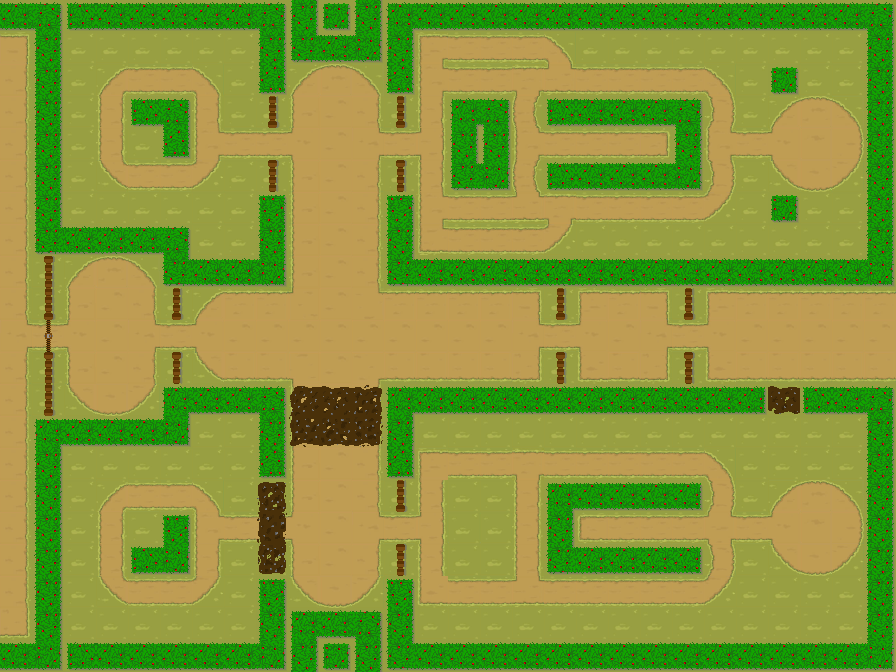

This game map was drawn from its Tiled (.tmx) file and the tilesets committed beside it. A one-line description and the trimmed map source follow:
An orthogonal 28x21 tile map with 32x32 px tiles, 3 tile layers (ground, walls, mud) and 13 objects (4x 0, 2x 1, 2x 2, 2x 3, 2x 4).

<map version="1.4" tiledversion="1.4.3" orientation="orthogonal" renderorder="right-down" width="28" height="21" tilewidth="32" tileheight="32" infinite="0" nextlayerid="17" nextobjectid="51">
 <editorsettings>
  <export target="zone1.json" format="json" />
 </editorsettings>
 <tileset firstgid="1" name="spriteSetBien" tilewidth="32" tileheight="32" tilecount="126" columns="9">
  <image source="sprite_set.png" width="288" height="448" />
 </tileset>
 <layer id="1" name="ground" width="28" height="21">
  <data>[588 cells, 588 non-empty, 42 distinct tile ids]</data>
 </layer>
 <layer id="5" name="walls" width="28" height="21">
  <data>[588 cells, 206 non-empty, 16 distinct tile ids]</data>
 </layer>
 <layer id="4" name="mud" width="28" height="21">
  <data>[588 cells, 10 non-empty, 10 distinct tile ids]</data>
 </layer>
 <objectgroup id="8" name="plates">
  <object id="47" name="0" x="623" y="335" />
 </objectgroup>
 <objectgroup id="9" name="levers">
  <object id="22" name="0" x="112" y="335" />
  <object id="39" name="1" x="143" y="528" />
  <object id="41" name="2" x="145" y="142" />
  <object id="42" name="3" x="594" y="528" />
  <object id="43" name="4" x="655" y="144" />
 </objectgroup>
 <objectgroup id="16" name="routePoints" />
 <objectgroup id="13" name="endTrigger">
  <object id="37" x="797" y="295" width="96" height="79" />
 </objectgroup>
 <objectgroup id="11" name="guards" />
 <objectgroup id="12" name="monks" />
 <objectgroup id="10" name="boxes" />
 <objectgroup id="6" name="plateDoors">
  <object id="48" name="0" x="561" y="336" rotation="90" />
 </objectgroup>
 <objectgroup id="15" name="rings" />
 <objectgroup id="7" name="leverDoors">
  <object id="30" name="0" x="177" y="336" rotation="90" />
  <object id="40" name="1" x="273" y="144" rotation="90" />
  <object id="44" name="2" x="401" y="528" rotation="90" />
  <object id="45" name="3" x="401" y="144" rotation="90" />
  <object id="46" name="4" x="689" y="336" rotation="90" />
 </objectgroup>
</map>
